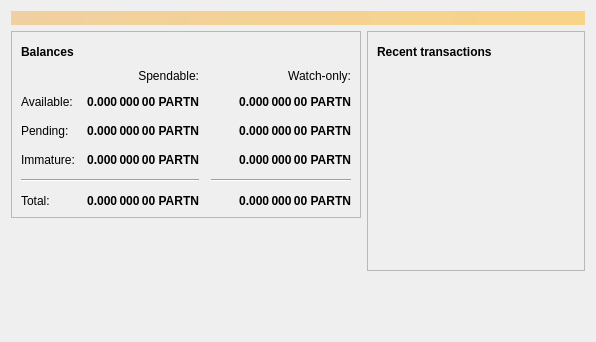
<?xml version="1.0" encoding="UTF-8"?>
<ui version="4.0">
 <class>OverviewPage</class>
 <widget class="QWidget" name="OverviewPage">
  <property name="geometry">
   <rect>
    <x>0</x>
    <y>0</y>
    <width>596</width>
    <height>342</height>
   </rect>
  </property>
  <property name="windowTitle">
   <string>Form</string>
  </property>
  <layout class="QVBoxLayout" name="topLayout">
   <item>
    <widget class="QLabel" name="labelAlerts">
     <property name="visible">
      <bool>false</bool>
     </property>
     <property name="styleSheet">
      <string notr="true">QLabel { background-color: qlineargradient(x1: 0, y1: 0, x2: 1, y2: 0, stop:0 #F0D0A0, stop:1 #F8D488); color:#000000; }</string>
     </property>
     <property name="wordWrap">
      <bool>true</bool>
     </property>
     <property name="margin">
      <number>3</number>
     </property>
     <property name="textInteractionFlags">
      <set>Qt::TextSelectableByMouse</set>
     </property>
    </widget>
   </item>
   <item>
    <layout class="QHBoxLayout" name="horizontalLayout" stretch="1,1">
     <item>
      <layout class="QVBoxLayout" name="verticalLayout_2">
       <item>
        <widget class="QFrame" name="frame">
         <property name="frameShape">
          <enum>QFrame::StyledPanel</enum>
         </property>
         <property name="frameShadow">
          <enum>QFrame::Raised</enum>
         </property>
         <layout class="QVBoxLayout" name="verticalLayout_4">
          <item>
           <layout class="QHBoxLayout" name="horizontalLayout_4">
            <item>
             <widget class="QLabel" name="label_5">
              <property name="font">
               <font>
                <weight>75</weight>
                <bold>true</bold>
               </font>
              </property>
              <property name="text">
               <string>Balances</string>
              </property>
             </widget>
            </item>
            <item>
             <widget class="QPushButton" name="labelWalletStatus">
              <property name="enabled">
               <bool>true</bool>
              </property>
              <property name="maximumSize">
               <size>
                <width>30</width>
                <height>16777215</height>
               </size>
              </property>
              <property name="toolTip">
               <string>The displayed information may be out of date. Your wallet automatically synchronizes with the Partnercoin network after a connection is established, but this process has not completed yet.</string>
              </property>
              <property name="text">
               <string/>
              </property>
              <property name="icon">
               <iconset resource="../bitcoin.qrc">
                <normaloff>:/icons/warning</normaloff>
                <disabledoff>:/icons/warning</disabledoff>:/icons/warning</iconset>
              </property>
              <property name="iconSize">
               <size>
                <width>24</width>
                <height>24</height>
               </size>
              </property>
              <property name="flat">
               <bool>true</bool>
              </property>
             </widget>
            </item>
            <item>
             <spacer name="horizontalSpacer_3">
              <property name="orientation">
               <enum>Qt::Horizontal</enum>
              </property>
              <property name="sizeHint" stdset="0">
               <size>
                <width>40</width>
                <height>20</height>
               </size>
              </property>
             </spacer>
            </item>
           </layout>
          </item>
          <item>
           <layout class="QGridLayout" name="gridLayout">
            <property name="spacing">
             <number>12</number>
            </property>
            <item row="2" column="2">
             <widget class="QLabel" name="labelWatchPending">
              <property name="font">
               <font>
                <weight>75</weight>
                <bold>true</bold>
               </font>
              </property>
              <property name="cursor">
               <cursorShape>IBeamCursor</cursorShape>
              </property>
              <property name="toolTip">
               <string>Unconfirmed transactions to watch-only addresses</string>
              </property>
              <property name="text">
               <string notr="true">0.000 000 00 PARTN</string>
              </property>
              <property name="alignment">
               <set>Qt::AlignRight|Qt::AlignTrailing|Qt::AlignVCenter</set>
              </property>
              <property name="textInteractionFlags">
               <set>Qt::LinksAccessibleByMouse|Qt::TextSelectableByKeyboard|Qt::TextSelectableByMouse</set>
              </property>
             </widget>
            </item>
            <item row="2" column="1">
             <widget class="QLabel" name="labelUnconfirmed">
              <property name="font">
               <font>
                <weight>75</weight>
                <bold>true</bold>
               </font>
              </property>
              <property name="cursor">
               <cursorShape>IBeamCursor</cursorShape>
              </property>
              <property name="toolTip">
               <string>Total of transactions that have yet to be confirmed, and do not yet count toward the spendable balance</string>
              </property>
              <property name="text">
               <string notr="true">0.000 000 00 PARTN</string>
              </property>
              <property name="alignment">
               <set>Qt::AlignRight|Qt::AlignTrailing|Qt::AlignVCenter</set>
              </property>
              <property name="textInteractionFlags">
               <set>Qt::LinksAccessibleByMouse|Qt::TextSelectableByKeyboard|Qt::TextSelectableByMouse</set>
              </property>
             </widget>
            </item>
            <item row="3" column="2">
             <widget class="QLabel" name="labelWatchImmature">
              <property name="font">
               <font>
                <weight>75</weight>
                <bold>true</bold>
               </font>
              </property>
              <property name="cursor">
               <cursorShape>IBeamCursor</cursorShape>
              </property>
              <property name="toolTip">
               <string>Mined balance in watch-only addresses that has not yet matured</string>
              </property>
              <property name="text">
               <string notr="true">0.000 000 00 PARTN</string>
              </property>
              <property name="alignment">
               <set>Qt::AlignRight|Qt::AlignTrailing|Qt::AlignVCenter</set>
              </property>
              <property name="textInteractionFlags">
               <set>Qt::LinksAccessibleByMouse|Qt::TextSelectableByKeyboard|Qt::TextSelectableByMouse</set>
              </property>
             </widget>
            </item>
            <item row="4" column="0" colspan="2">
             <widget class="Line" name="line">
              <property name="orientation">
               <enum>Qt::Horizontal</enum>
              </property>
             </widget>
            </item>
            <item row="4" column="2">
             <widget class="Line" name="lineWatchBalance">
              <property name="sizePolicy">
               <sizepolicy hsizetype="Preferred" vsizetype="Fixed">
                <horstretch>0</horstretch>
                <verstretch>0</verstretch>
               </sizepolicy>
              </property>
              <property name="minimumSize">
               <size>
                <width>140</width>
                <height>0</height>
               </size>
              </property>
              <property name="orientation">
               <enum>Qt::Horizontal</enum>
              </property>
             </widget>
            </item>
            <item row="5" column="0">
             <widget class="QLabel" name="labelTotalText">
              <property name="text">
               <string>Total:</string>
              </property>
             </widget>
            </item>
            <item row="3" column="1">
             <widget class="QLabel" name="labelImmature">
              <property name="font">
               <font>
                <weight>75</weight>
                <bold>true</bold>
               </font>
              </property>
              <property name="cursor">
               <cursorShape>IBeamCursor</cursorShape>
              </property>
              <property name="toolTip">
               <string>Mined balance that has not yet matured</string>
              </property>
              <property name="text">
               <string notr="true">0.000 000 00 PARTN</string>
              </property>
              <property name="alignment">
               <set>Qt::AlignRight|Qt::AlignTrailing|Qt::AlignVCenter</set>
              </property>
              <property name="textInteractionFlags">
               <set>Qt::LinksAccessibleByMouse|Qt::TextSelectableByKeyboard|Qt::TextSelectableByMouse</set>
              </property>
             </widget>
            </item>
            <item row="2" column="3">
             <spacer name="horizontalSpacer_2">
              <property name="orientation">
               <enum>Qt::Horizontal</enum>
              </property>
              <property name="sizeHint" stdset="0">
               <size>
                <width>40</width>
                <height>20</height>
               </size>
              </property>
             </spacer>
            </item>
            <item row="3" column="0">
             <widget class="QLabel" name="labelImmatureText">
              <property name="text">
               <string>Immature:</string>
              </property>
             </widget>
            </item>
            <item row="5" column="1">
             <widget class="QLabel" name="labelTotal">
              <property name="font">
               <font>
                <weight>75</weight>
                <bold>true</bold>
               </font>
              </property>
              <property name="cursor">
               <cursorShape>IBeamCursor</cursorShape>
              </property>
              <property name="toolTip">
               <string>Your current total balance</string>
              </property>
              <property name="text">
               <string notr="true">0.000 000 00 PARTN</string>
              </property>
              <property name="alignment">
               <set>Qt::AlignRight|Qt::AlignTrailing|Qt::AlignVCenter</set>
              </property>
              <property name="textInteractionFlags">
               <set>Qt::LinksAccessibleByMouse|Qt::TextSelectableByKeyboard|Qt::TextSelectableByMouse</set>
              </property>
             </widget>
            </item>
            <item row="5" column="2">
             <widget class="QLabel" name="labelWatchTotal">
              <property name="font">
               <font>
                <weight>75</weight>
                <bold>true</bold>
               </font>
              </property>
              <property name="cursor">
               <cursorShape>IBeamCursor</cursorShape>
              </property>
              <property name="toolTip">
               <string>Current total balance in watch-only addresses</string>
              </property>
              <property name="text">
               <string notr="true">0.000 000 00 PARTN</string>
              </property>
              <property name="alignment">
               <set>Qt::AlignRight|Qt::AlignTrailing|Qt::AlignVCenter</set>
              </property>
              <property name="textInteractionFlags">
               <set>Qt::LinksAccessibleByMouse|Qt::TextSelectableByKeyboard|Qt::TextSelectableByMouse</set>
              </property>
             </widget>
            </item>
            <item row="0" column="2">
             <widget class="QLabel" name="labelWatchonly">
              <property name="text">
               <string>Watch-only:</string>
              </property>
              <property name="alignment">
               <set>Qt::AlignRight|Qt::AlignTrailing|Qt::AlignVCenter</set>
              </property>
             </widget>
            </item>
            <item row="1" column="0">
             <widget class="QLabel" name="labelBalanceText">
              <property name="text">
               <string>Available:</string>
              </property>
             </widget>
            </item>
            <item row="1" column="1">
             <widget class="QLabel" name="labelBalance">
              <property name="font">
               <font>
                <weight>75</weight>
                <bold>true</bold>
               </font>
              </property>
              <property name="cursor">
               <cursorShape>IBeamCursor</cursorShape>
              </property>
              <property name="toolTip">
               <string>Your current spendable balance</string>
              </property>
              <property name="text">
               <string notr="true">0.000 000 00 PARTN</string>
              </property>
              <property name="alignment">
               <set>Qt::AlignRight|Qt::AlignTrailing|Qt::AlignVCenter</set>
              </property>
              <property name="textInteractionFlags">
               <set>Qt::LinksAccessibleByMouse|Qt::TextSelectableByKeyboard|Qt::TextSelectableByMouse</set>
              </property>
             </widget>
            </item>
            <item row="1" column="2">
             <widget class="QLabel" name="labelWatchAvailable">
              <property name="font">
               <font>
                <weight>75</weight>
                <bold>true</bold>
               </font>
              </property>
              <property name="cursor">
               <cursorShape>IBeamCursor</cursorShape>
              </property>
              <property name="toolTip">
               <string>Your current balance in watch-only addresses</string>
              </property>
              <property name="text">
               <string notr="true">0.000 000 00 PARTN</string>
              </property>
              <property name="alignment">
               <set>Qt::AlignRight|Qt::AlignTrailing|Qt::AlignVCenter</set>
              </property>
              <property name="textInteractionFlags">
               <set>Qt::LinksAccessibleByMouse|Qt::TextSelectableByKeyboard|Qt::TextSelectableByMouse</set>
              </property>
             </widget>
            </item>
            <item row="2" column="0">
             <widget class="QLabel" name="labelPendingText">
              <property name="text">
               <string>Pending:</string>
              </property>
             </widget>
            </item>
            <item row="0" column="1">
             <widget class="QLabel" name="labelSpendable">
              <property name="text">
               <string>Spendable:</string>
              </property>
              <property name="alignment">
               <set>Qt::AlignRight|Qt::AlignTrailing|Qt::AlignVCenter</set>
              </property>
             </widget>
            </item>
           </layout>
          </item>
         </layout>
        </widget>
       </item>
       <item>
        <spacer name="verticalSpacer">
         <property name="orientation">
          <enum>Qt::Vertical</enum>
         </property>
         <property name="sizeHint" stdset="0">
          <size>
           <width>20</width>
           <height>40</height>
          </size>
         </property>
        </spacer>
       </item>
      </layout>
     </item>
     <item>
      <layout class="QVBoxLayout" name="verticalLayout_3">
       <item>
        <widget class="QFrame" name="frame_2">
         <property name="frameShape">
          <enum>QFrame::StyledPanel</enum>
         </property>
         <property name="frameShadow">
          <enum>QFrame::Raised</enum>
         </property>
         <layout class="QVBoxLayout" name="verticalLayout">
          <item>
           <layout class="QHBoxLayout" name="horizontalLayout_2">
            <item>
             <widget class="QLabel" name="label_4">
              <property name="font">
               <font>
                <weight>75</weight>
                <bold>true</bold>
               </font>
              </property>
              <property name="text">
               <string>Recent transactions</string>
              </property>
             </widget>
            </item>
            <item>
             <widget class="QPushButton" name="labelTransactionsStatus">
              <property name="enabled">
               <bool>true</bool>
              </property>
              <property name="maximumSize">
               <size>
                <width>30</width>
                <height>16777215</height>
               </size>
              </property>
              <property name="toolTip">
               <string>The displayed information may be out of date. Your wallet automatically synchronizes with the Partnercoin network after a connection is established, but this process has not completed yet.</string>
              </property>
              <property name="text">
               <string/>
              </property>
              <property name="icon">
               <iconset resource="../bitcoin.qrc">
                <normaloff>:/icons/warning</normaloff>
                <disabledoff>:/icons/warning</disabledoff>:/icons/warning</iconset>
              </property>
              <property name="iconSize">
               <size>
                <width>24</width>
                <height>24</height>
               </size>
              </property>
              <property name="flat">
               <bool>true</bool>
              </property>
             </widget>
            </item>
            <item>
             <spacer name="horizontalSpacer">
              <property name="orientation">
               <enum>Qt::Horizontal</enum>
              </property>
              <property name="sizeHint" stdset="0">
               <size>
                <width>40</width>
                <height>20</height>
               </size>
              </property>
             </spacer>
            </item>
           </layout>
          </item>
          <item>
           <widget class="QListView" name="listTransactions">
            <property name="styleSheet">
             <string notr="true">QListView { background: transparent; }</string>
            </property>
            <property name="frameShape">
             <enum>QFrame::NoFrame</enum>
            </property>
            <property name="verticalScrollBarPolicy">
             <enum>Qt::ScrollBarAlwaysOff</enum>
            </property>
            <property name="horizontalScrollBarPolicy">
             <enum>Qt::ScrollBarAlwaysOff</enum>
            </property>
            <property name="selectionMode">
             <enum>QAbstractItemView::NoSelection</enum>
            </property>
           </widget>
          </item>
         </layout>
        </widget>
       </item>
       <item>
        <spacer name="verticalSpacer_2">
         <property name="orientation">
          <enum>Qt::Vertical</enum>
         </property>
         <property name="sizeHint" stdset="0">
          <size>
           <width>20</width>
           <height>40</height>
          </size>
         </property>
        </spacer>
       </item>
      </layout>
     </item>
    </layout>
   </item>
  </layout>
 </widget>
 <resources/>
 <connections/>
</ui>
